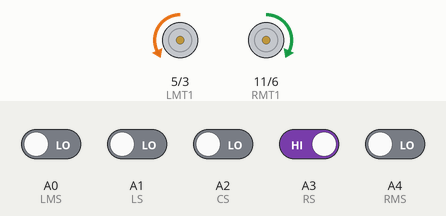
This sketch was run on a simulated Arduino Uno, built with avr-gcc and run on an emulated ATmega328P. Parts: motor-driver pin pairs drawn as motors (green arrow = first pin HIGH = forward, orange = second pin HIGH = backward, longer = more drive). The inputs (shaded band) are chosen by the test bench; at power-on: A3 (RS) HIGH, A0 (LMS), A1 (LS), A2 (CS), A4 (RMS) LOW.

Above: at 1.2 s.
1.3 s: A4 (RMS) driven HIGH
At 1.6 s:
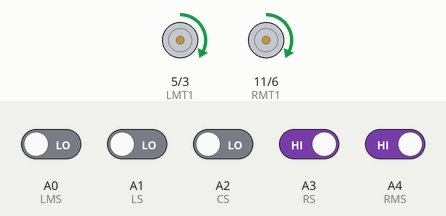
2.8 s: A0 (LMS) driven HIGH
Timing chart, 0 to 3.1 s (numbered marks = the images above; inputs shaded):
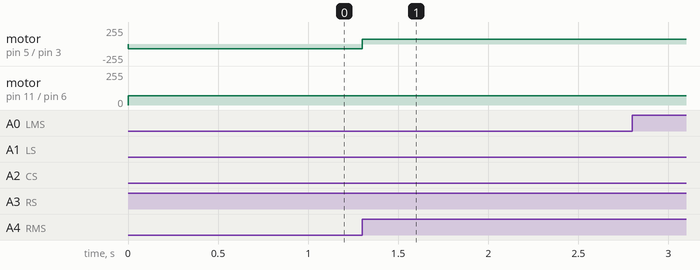

The sketch:

white_line_tracer_right_priority.ino
```cpp
int LMT1=5,LMT2 =3,RMT1 =11,RMT2 =6;
int LMS=A0,LS=A1,CS=A2,RS=A3,RMS=A4;
int lms,rms,ls,rs,cs,s;
int spd=70 ,turnspd=35;
void setup()
{
  pinMode(LS,INPUT);
  pinMode(CS,INPUT);
  pinMode(LMS,INPUT);
  pinMode(LS,INPUT);
  pinMode(RMS,INPUT);
  pinMode(LMT1,OUTPUT);
  pinMode(LMT2,OUTPUT);
  pinMode(RMT1,OUTPUT);
  pinMode(RMT2,OUTPUT);
}
void loop()
{
  lms=digitalRead(LMS);
  ls=digitalRead(LS);
  rms=digitalRead(RMS);
  cs=digitalRead(CS);
  rs=digitalRead(RS);
  if (lms==HIGH&&rms==HIGH)
  {
    fwd();
     if (ls==HIGH&&cs==HIGH&&rs==HIGH)
    {
      while(s==1)
      {
        right();
        ls=digitalRead(LS);
        cs=digitalRead(CS);
        rs=digitalRead(RS);
        if(rs==LOW || cs==LOW || ls==LOW)
        {
          s=0;
        }
      }
      s=1;


    }

    else if(ls==LOW&&cs==HIGH&&rs==LOW)
    {
      right();
    }
    else if(ls==HIGH&&cs==LOW&&rs==HIGH)
    {
      fwd();
    }
    else if(ls==HIGH&&cs==LOW&&rs==LOW)
    {
      slowright();
    }
    else if(ls==LOW&&cs==LOW&&rs==HIGH)
    {
      slowleft();
    }

    else if(ls==LOW&&cs==LOW&&rs==LOW)
    {
      right();

    }
    else if(ls==LOW&&cs==HIGH&&rs==HIGH)
    {
      stopleft();
    }
     else if(ls==HIGH&&cs==HIGH&&rs==LOW)
    {
      stopright();
    }
  }
  else if (lms==LOW&&rms==HIGH)
  {
    fwd();
    delay(100);
    stp();
    ls=digitalRead(LS);
    cs=digitalRead(CS);
    rs=digitalRead(RS);
    if(rs==LOW || cs==LOW || ls==LOW)
    {
      fwd();
    }
    else
    {
      while(s==1)
      {
        left();
        ls=digitalRead(LS);
        cs=digitalRead(CS);
        rs=digitalRead(RS);
        if(rs==LOW || cs==LOW || ls==LOW)
        {
          s=0;
        }
      }
      s=1;

    }
  }
  else if (lms==HIGH&&rms==LOW)
  {
    while(s==1)
    {
      right();
      ls=digitalRead(LS);
      cs=digitalRead(CS);
      rs=digitalRead(RS);
      if(rs==LOW || cs==LOW || ls==LOW)
      {
        s=0;
      }
    }
    s=1;
  }
  else if (lms==LOW&&rms==LOW)
  {
    while(s==1)
    {
      right();
      ls=digitalRead(LS);
      cs=digitalRead(CS);
      rs=digitalRead(RS);
      if(rs==LOW || cs==LOW || ls==LOW)
      {
        s=0;
      }
    }
    s=1;
  }
}
void fwd()
{
  analogWrite(LMT1,spd);
  analogWrite(LMT2,0);
  analogWrite(RMT1,spd);
  analogWrite(RMT2,0);
}

void right()
{
  analogWrite(LMT1,0);
  analogWrite(LMT2,spd);
  analogWrite(RMT1,spd);
  analogWrite(RMT2,0);
}

void left()
{
  analogWrite(LMT1,spd);
  analogWrite(LMT2,0);
  analogWrite(RMT1,0);
  analogWrite(RMT2,spd);
}
void slowright()
{
  analogWrite(LMT1,spd);
  analogWrite(LMT2,0);
  analogWrite(RMT1,turnspd);
  analogWrite(RMT2,0);
}
void slowleft()
{
  analogWrite(LMT1,spd);
  analogWrite(LMT2,0);
  analogWrite(RMT1,turnspd);
  analogWrite(RMT2,0);
}
void stopright()
{
  analogWrite(LMT1, spd);
  analogWrite(LMT2, 0);
  analogWrite(RMT1, 0);
  analogWrite(RMT2, 0);
}
void stopleft()
{
  analogWrite(LMT1, 0);
  analogWrite(LMT2, 0);
  analogWrite(RMT1, spd);
  analogWrite(RMT2, 0);
}
void stp()
{
  analogWrite(LMT1, 0);
  analogWrite(LMT2, 0);
  analogWrite(RMT1, 0);
  analogWrite(RMT2, 0);
}
```

Measured:
- after the input at 1.3 s, motor on pin 5 (LMT1) / pin 3 (LMT2): backward 70/255 → forward 70/255 at once
